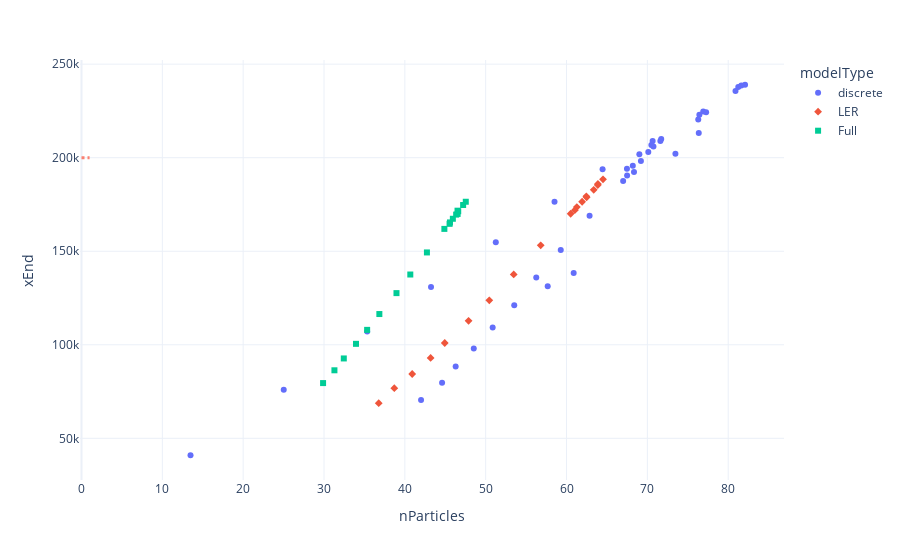

The notebook cell saved with this chart:
### Code cell
import plotly.express as px
fig = px.scatter(data, x="nParticles", y="xEnd", color="modelType", symbol="modelType")
fig.update_layout(template="plotly_white")
fig.add_shape( # add a horizontal "target" line
    type="line", line_color="salmon", line_width=3, opacity=1, line_dash="dot",
    x0=0, x1=1, y0=200000, y1=200000, yref="y"
)
# fig.add_shape( # add a horizontal "target" line
#     type="line", line_color="green", line_width=3, opacity=1, line_dash="dot",
#     x0=50, x1=50, y0=0, y1=1
# )
# fig.add_shape(type="line",x0=1, y0=0, x1=1, y1=2,
#     line=dict(color="RoyalBlue",width=3)
# )
# fig.add_shape(type="line",
#     x0=2, y0=2, x1=5, y1=2,
#     line=dict(
#         color="LightSeaGreen",
#         width=4,
#         dash="dashdot"))
fig.show()

### Figure 1 — Plotly figure (JSON) as saved in the notebook; plotly's stock layout.template omitted (floating-point values rounded to 4 significant figures)
{"data": [{"hovertemplate": "modelType=discrete<br>nParticles=%{x}<br>xEnd=%{y}<extra></extra>", "legendgroup": "discrete", "marker": {"color": "#636efa", "symbol": "circle"}, "mode": "markers", "name": "discrete", "orientation": "v", "showlegend": true, "type": "scatter", "x": [13.49, 25.02, 43.24, 35.34, 51.25, 58.52, 64.46, 70.66, 76.91, 82.09, 71.61, 71.72, 70.5, 70.75, 70.12, 69.01, 69.2, 68.2, 67.48, 68.35, 67.49, 67.01, 62.85, 59.29, 56.26, 53.53, 48.53, 50.86, 46.29, 44.61, 42.0, 76.43, 77.27, 73.47, 76.29, 57.67, 81.25, 81.62, 80.9, 76.36, 60.89], "xaxis": "x", "y": [40960.0, 75940.0, 130900.0, 107100, 154875, 176400, 193800.0, 209000.0, 224700.0, 239000.0, 208900.0, 210000.0, 206800.0, 206000.0, 203025, 201900.0, 198200.0, 195700.0, 194100.0, 192400.0, 190500.0, 187600.0, 169000.0, 150700.0, 136000.0, 121100.0, 98025, 109200, 88400.0, 79730.0, 70500, 222900.0, 224300.0, 202125, 220500.0, 131300.0, 237800.0, 238600.0, 235600.0, 213100.0, 138400.0], "yaxis": "y"}, {"hovertemplate": "modelType=LER<br>nParticles=%{x}<br>xEnd=%{y}<extra></extra>", "legendgroup": "LER", "marker": {"color": "#EF553B", "symbol": "diamond"}, "mode": "markers", "name": "LER", "orientation": "v", "showlegend": true, "type": "scatter", "x": [64.52, 63.88, 63.37, 63.87, 62.45, 62.49, 61.93, 61.28, 61.03, 60.51, 56.81, 53.47, 50.45, 47.88, 44.94, 43.19, 40.91, 38.69, 36.77], "xaxis": "x", "y": [188500.0, 186000.0, 182800.0, 185400.0, 179400.0, 178800.0, 176500.0, 173600.0, 172000.0, 170000.0, 153100.0, 137600.0, 123800.0, 112800.0, 101000.0, 92970.0, 84390.0, 76800, 68800.0], "yaxis": "y"}, {"hovertemplate": "modelType=Full<br>nParticles=%{x}<br>xEnd=%{y}<extra></extra>", "legendgroup": "Full", "marker": {"color": "#00cc96", "symbol": "square"}, "mode": "markers", "name": "Full", "orientation": "v", "showlegend": true, "type": "scatter", "x": [47.54, 47.21, 46.52, 46.6, 46.35, 46.53, 45.94, 45.58, 45.54, 44.89, 42.73, 40.68, 38.97, 36.85, 35.34, 33.96, 31.29, 32.45, 29.88], "xaxis": "x", "y": [176500.0, 174700.0, 171700.0, 171400.0, 169600.0, 169900.0, 167400.0, 165400.0, 164700.0, 162000.0, 149400.0, 137600.0, 127600.0, 116400.0, 108000.0, 100500.0, 86370.0, 92700, 79530.0], "yaxis": "y"}], "layout": {"legend": {"title": {"text": "modelType"}, "tracegroupgap": 0}, "margin": {"t": 60}, "shapes": [{"line": {"color": "salmon", "dash": "dot", "width": 3}, "opacity": 1, "type": "line", "x0": 0, "x1": 1, "y0": 200000, "y1": 200000, "yref": "y"}], "xaxis": {"anchor": "y", "domain": [0, 1], "title": {"text": "nParticles"}}, "yaxis": {"anchor": "x", "domain": [0, 1], "title": {"text": "xEnd"}}}}
